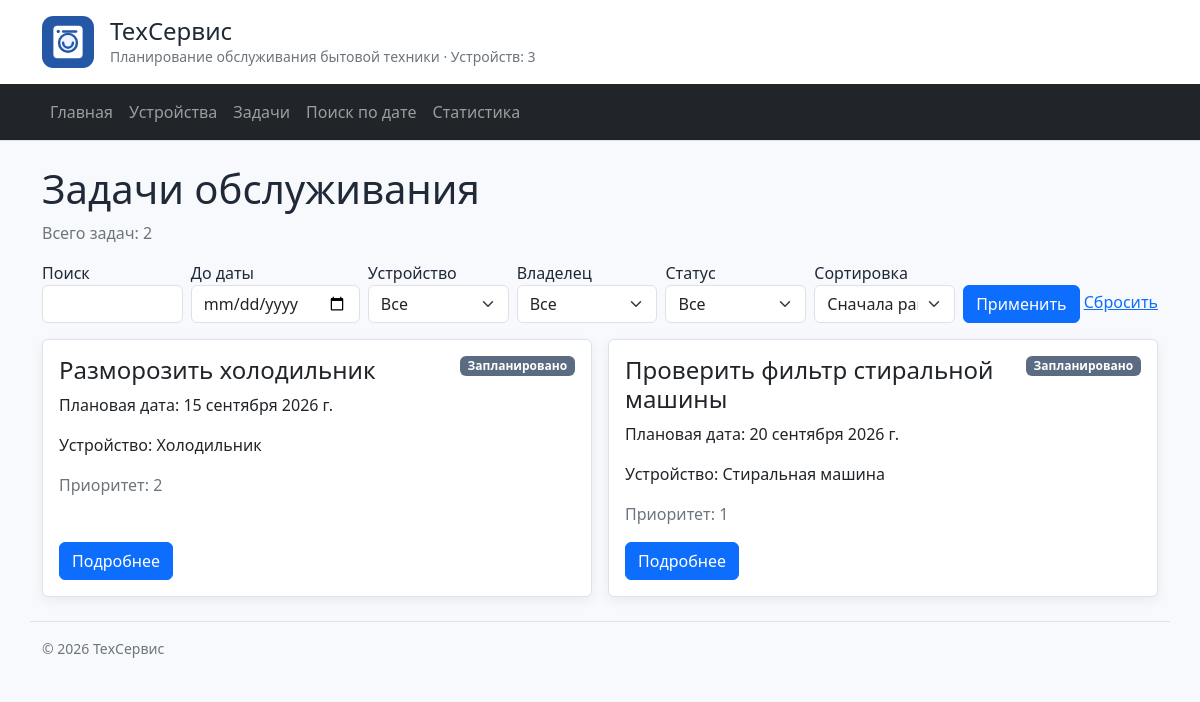
/tasks/, run on the app's committed database.
### maintenance_tasks/models.py (models this page shows, shortened)
class Task(models.Model):
    objects = TaskQuerySet.as_manager()
    class Status(models.TextChoices):
        PLANNED = "planned", "Запланирована"
        IN_PROGRESS = "in_progress", "В работе"
        COMPLETED = "completed", "Завершена"
        CANCELLED = "cancelled", "Отменена"
    owner = models.ForeignKey(
        "homepage.User",
        verbose_name="Владелец",
        on_delete=models.PROTECT,
        related_name="tasks",
    )
    device = models.ForeignKey(
        "devices.Device",
        verbose_name="Устройство",
        on_delete=models.PROTECT,
        related_name="tasks",
    )
    title = models.CharField(verbose_name="Название", max_length=200)
    scheduled_date = models.DateField(
        verbose_name="Дата выполнения", db_index=True
    )
    description = models.TextField(verbose_name="Описание", blank=True)
    priority = models.PositiveSmallIntegerField(
        verbose_name="Приоритет",
        default=2,
        validators=[MinValueValidator(1), MaxValueValidator(3)],
    )
    status = models.CharField(
        verbose_name="Статус",
        max_length=20,
        choices=Status.choices,
        default=Status.PLANNED,
    )
    completed_at = models.DateTimeField(
        verbose_name="Дата завершения", null=True, blank=True
    )
    class Meta:
        verbose_name = "Задача"
        verbose_name_plural = "Задачи обслуживания"
        ordering = ["scheduled_date", "pk"]
        constraints = [
            models.CheckConstraint(
                condition=models.Q(priority__gte=1, priority__lte=3),
                name="valid_task_priority",
            ),
            models.CheckConstraint(
                condition=models.Q(
                    status__in=[
                        "planned",
                        "in_progress",
                        "completed",
                        "cancelled",
                    ]
                ),
                name="valid_task_status",
            ),
        ]

### maintenance_tasks/views.py (the view, shortened to what this page needs)
# urls.py: path("", views.tasks, name="list"),
def tasks(request: HttpRequest) -> HttpResponse:
    queryset = list_tasks()
    errors = []
    selected = {
        key: request.GET.get(key, "").strip()
        for key in ("q", "until", "device", "owner", "status", "sort")
    }
    if selected["q"]:
        queryset = queryset.filter(
            Q(title__icontains=selected["q"])
            | Q(device__name__icontains=selected["q"])
        )
    queryset = _filter_id(queryset, "device_id", selected["device"], errors)
    queryset = _filter_id(queryset, "owner_id", selected["owner"], errors)
    if selected["status"]:
        if selected["status"] in Task.Status.values:
            queryset = queryset.filter(status=selected["status"])
        else:
            errors.append("Неизвестный статус задачи.")
    sort = selected["sort"] or "date"
    if sort not in SORT_FIELDS:
        errors.append("Неизвестный способ сортировки.")
        sort = "date"
    selected["sort"] = sort
    if errors:
        queryset = queryset.none()
    queryset = queryset.order_by(SORT_FIELDS[sort], "pk")
    page = Paginator(queryset, PAGE_SIZE).get_page(request.GET.get("page"))
    return render(
        request,
        "maintenance_tasks/task_list.html",
        {
            "tasks": page.object_list.for_list(),
            "page_obj": page,
            "filters": selected,
            "errors": errors,
            "device_options": Device.objects.all(),
            "owner_options": User.objects.all(),
            "status_options": Task.Status.choices,
        },
    )

### homepage/context_processors.py (called while the page is built)
def site_context(request) -> dict:
    return {"site_name": "ТехСервис", "device_count": Device.objects.count()}

### maintenance_tasks/models.py (called while the page is built)
    def with_related(self):
        return self.select_related("device", "owner")

    def for_list(self):
        return self.annotate(
            device_name=models.F("device__name"),
            device_slug=models.F("device__slug"),
            owner_name=models.F("owner__name"),
        ).values(
            "id",
            "title",
            "device_id",
            "device_name",
            "device_slug",
            "owner_name",
            "scheduled_date",
            "status",
            "priority",
        )

### maintenance_tasks/views.py (called while the page is built, shortened)
def _filter_id(queryset, field: str, value: str, errors: list[str]):
    if not value:
        return queryset

### maintenance_web/queries.py (called while the page is built)
def list_tasks() -> QuerySet:
    return Task.objects.with_related()

### maintenance_tasks/templates/maintenance_tasks/task_list.html (shortened to what this page needs)
{% extends "base.html" %}
{% block content %}
    <h1>Задачи обслуживания</h1>
    <p class="text-secondary">Всего задач: {{ page_obj.paginator.count }}</p>
    <form method="get" class="row g-2 mb-3">
        <div class="col"><label for="q">Поиск</label><input id="q" class="form-control" name="q" value="{{ filters.q }}"></div>
        <div class="col"><label for="until">До даты</label><input id="until" class="form-control" type="date" name="until" value="{{ filters.until }}"></div>
        <div class="col"><label for="device">Устройство</label><select id="device" class="form-select" name="device"><option value="">Все</option></select></div>
        <div class="col"><label for="owner">Владелец</label><select id="owner" name="owner" class="form-select"><option value="">Все</option></select></div>
        <div class="col"><label for="status">Статус</label><select id="status" class="form-select" name="status"><option value="">Все</option></select></div>
        <div class="col"><label for="sort">Сортировка</label><select id="sort" class="form-select" name="sort">
            <option value="date" {% if filters.sort == "date" %}selected{% endif %}>Сначала ранние</option>
        </select></div>
        <div class="col-auto align-self-end"><button class="btn btn-primary">Применить</button> <a href="{% url 'maintenance_tasks:list' %}">Сбросить</a></div>
    </form>
    <div class="row g-3">
        {% for task in tasks %}
            <div class="col-12 col-lg-6">
                {% include "maintenance_tasks/includes/task_card.html" %}
            </div>
        {% empty %}
            <p>Задачи обслуживания не найдены.</p>
        {% endfor %}
    </div>
{% endblock %}

### templates/base.html (shortened to what this page needs)
{% load static %}
<!DOCTYPE html>
<html lang="ru">
<head>
    <link
        rel="stylesheet"
        href="https://cdn.jsdelivr.net/npm/bootstrap@5.3.3/dist/css/bootstrap.min.css"
    >
    <link
        rel="stylesheet"
        href="{% static 'homepage/css/style.css' %}"
    >
</head>
<body>
    <header class="site-header mb-4">
        <div class="container d-flex align-items-center gap-3 py-3">
            <img
                src="{% static 'homepage/img/logo.svg' %}"
                alt="Логотип ТехСервиса"
                class="site-logo"
            >
            <div>
                <div class="h4 mb-0">{{ site_name }}</div>
                <div class="text-secondary small">
                    Планирование обслуживания бытовой техники · Устройств: {{ device_count }}
                </div>
            </div>
        </div>
        {% include "includes/navigation.html" %}
    </header>
    <main class="container pb-4">
        {% block content %}{% endblock %}
    </main>
    <footer class="container border-top py-3 text-secondary small">
        <span>© <span id="current-year"></span> ТехСервис</span>
    </footer>
</body>
</html>

### templates/includes/navigation.html
<nav class="navbar navbar-expand bg-dark" data-bs-theme="dark">
    <div class="container">
        <div class="navbar-nav">
            <a class="nav-link" href="{% url 'homepage:index' %}">
                Главная
            </a>
            <a class="nav-link" href="{% url 'devices:list' %}">
                Устройства
            </a>
            <a
                class="nav-link"
                href="{% url 'maintenance_tasks:list' %}"
            >
                Задачи
            </a>
            <a class="nav-link" href="{% url 'maintenance_tasks:due' %}">
                Поиск по дате
            </a>
            <a class="nav-link" href="{% url 'maintenance_tasks:statistics' %}">
                Статистика
            </a>
        </div>
    </div>
</nav>

### maintenance_tasks/templates/maintenance_tasks/includes/task_card.html
<article class="card task-card h-100">
    <div class="card-body d-flex flex-column">
        <div class="d-flex justify-content-between gap-3">
            <h2 class="h4 card-title">
                {{ task.title|default:"Без названия" }}
            </h2>
            {% include "maintenance_tasks/includes/task_status.html" %}
        </div>
        <p class="card-text">
            Плановая дата: {{ task.scheduled_date }}
        </p>
        <p class="card-text">Устройство: {{ task.device_name }}</p>
        <p class="card-text text-secondary">
            Приоритет: {{ task.priority }}
        </p>
        <a
            href="{% url 'maintenance_tasks:detail' task.id %}"
            class="btn btn-primary mt-auto align-self-start"
        >
            Подробнее
        </a>
    </div>
</article>

### maintenance_tasks/templates/maintenance_tasks/includes/task_status.html
{% if task.status == "completed" %}
    <span class="badge task-status task-status-completed">Выполнено</span>
{% elif task.status == "cancelled" %}
    <span class="badge task-status task-status-cancelled">Отменено</span>
{% elif task.status == "in_progress" %}
    <span class="badge task-status task-status-progress">В работе</span>
{% else %}
    <span class="badge task-status task-status-planned">Запланировано</span>
{% endif %}

### homepage/static/homepage/css/style.css (style rules this page uses)
:root { --service-blue: #2457a6; --service-blue-soft: #eef4ff; --service-border: #dce3ec; }
body { min-height: 100vh; background: #f7f9fc; color: #1f2937; }
.site-header { background: #ffffff; border-bottom: 1px solid var(--service-border); }
.site-logo { width: 52px; height: 52px; }
.device-card, .task-card, .detail-card { border-color: var(--service-border); box-shadow: 0 0.25rem 0.75rem rgb(15 23 42 / 6%); }
.task-status { height: fit-content; white-space: nowrap; }
.task-status-planned { background: #5b6b82; }

### data on the page
Task: title "Разморозить холодильник", status "Запланировано", scheduled_date "15 сентября 2026 г.", device_name "Холодильник", priority "2"
Task: title "Проверить фильтр стиральной машины", status "Запланировано", scheduled_date "20 сентября 2026 г.", device_name "Стиральная машина", priority "1"

### other printed values
{{ site_name }} "ТехСервис"
{{ device_count }} "3"
{{ page_obj.paginator.count }} "2"
